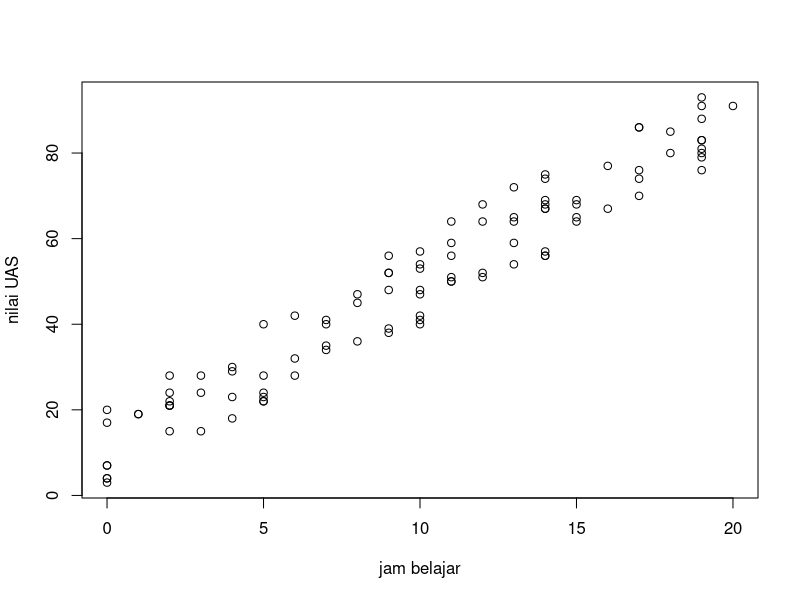
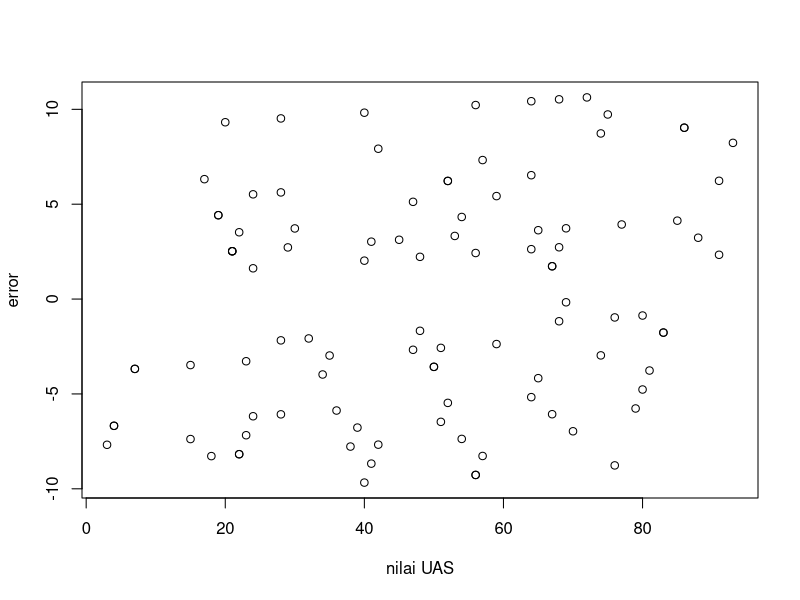

Here is the R script that generated these plots, in order:
## ---- chunk 1
#| echo: false
#| output: false
library('readxl')
dat<-read_excel('latihan1.xlsx')
View(dat)
## ---- chunk 2
#| echo: true
plot(dat$X,dat$Y,xlab="jam belajar",ylab="nilai UAS")
## ---- chunk 3
#| echo: true
reg1<-lm(Y~X,data=dat)
summary(reg1)
## ---- chunk 4
#| echo: true
dat$u<-resid(reg1) # generate error
plot(dat$Y,dat$u,xlab="nilai UAS",ylab="error") # plot error vs Y
